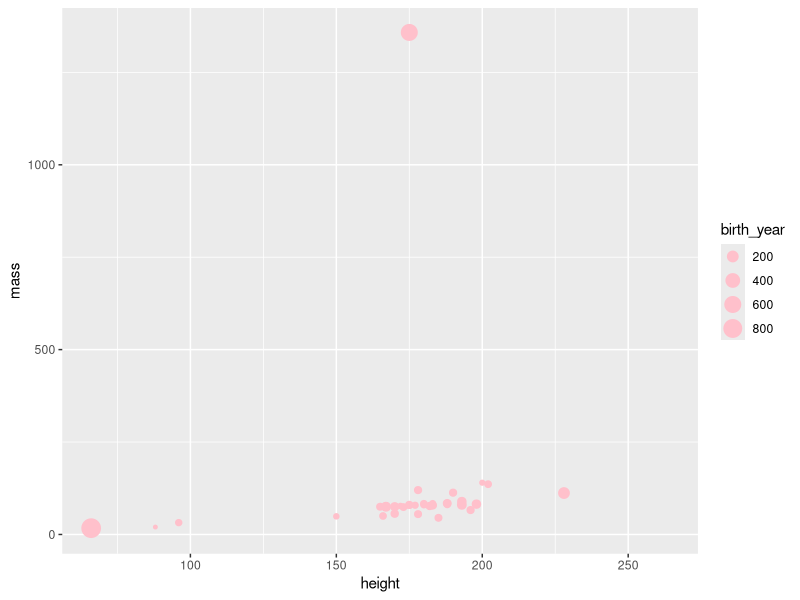
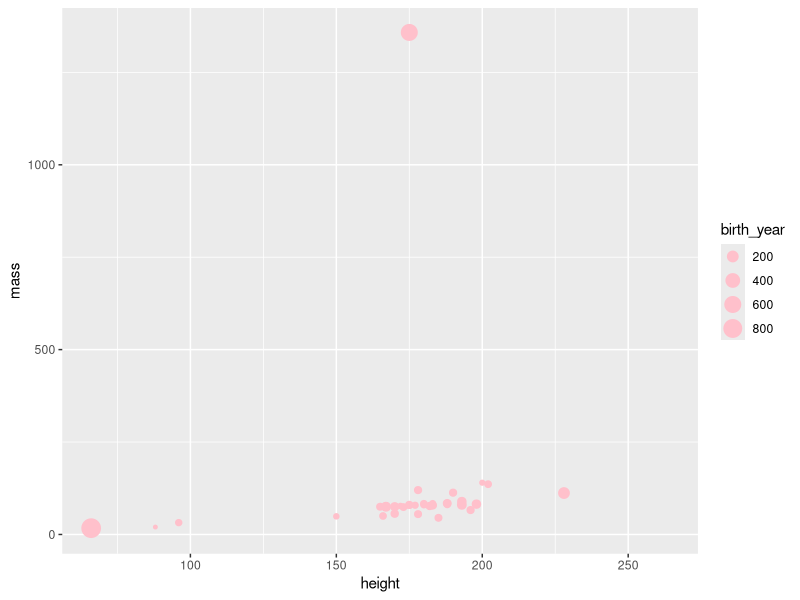
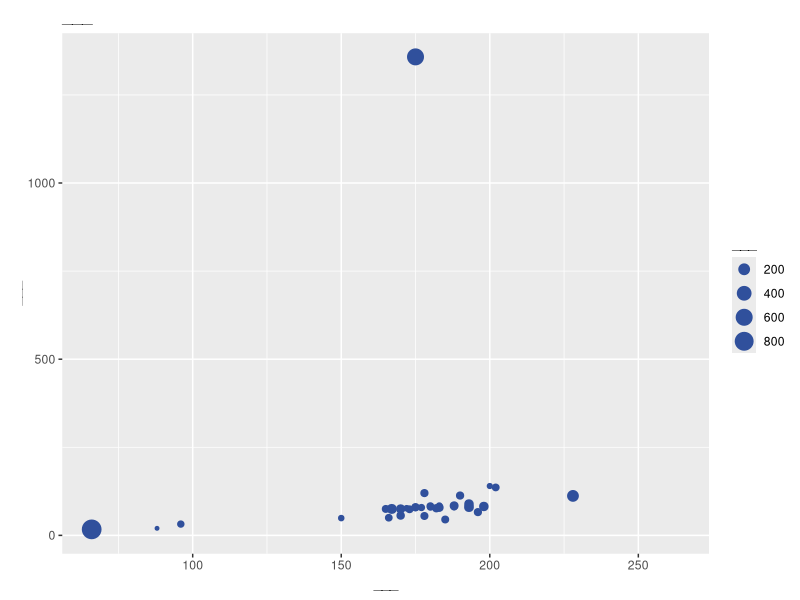

The R script that drew these images, in order:
## ---- chunk 1
knitr::opts_chunk$set(warning = FALSE, message = FALSE)
## ---- chunk 2
library(tidyverse)
## ---- chunk 3
glimpse(starwars)
## ---- chunk 4
ggplot(starwars, 
       aes(x = height, y = mass, color = gender, size = birth_year)) +
  geom_point(color = "pink")
## ---- chunk 5
ggplot(starwars, 
       aes(x = height, y = mass, size = birth_year)) +  # Removed color = gender
  geom_point(color = "pink")
## ---- chunk 6
ggplot(starwars, 
       aes(x = height, y = mass, color = gender, size = birth_year)) +
  geom_point(color = "#30509C") +
  labs(
    title = "___",           # Title about relationship between height and mass
    x = "___",               # What is on the x-axis?
    y = "___",               # What is on the y-axis?
    size = "___"             # What does size represent?
  )
## ---- chunk 7
# Choose a variable and look at its range
starwars %>%
  summarise(
    min_height = min(height, na.rm = TRUE),
    max_height = max(height, na.rm = TRUE),
    mean_height = mean(height, na.rm = TRUE)
  )
